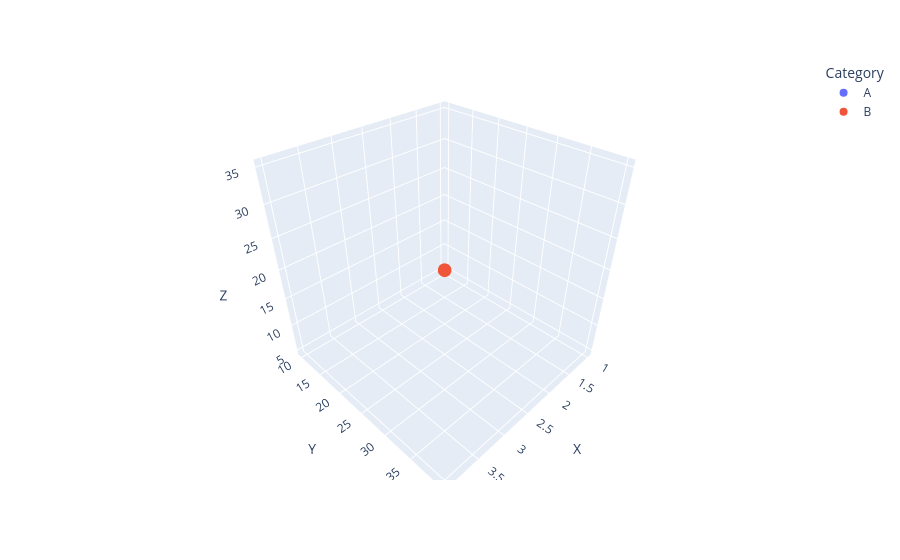

Write notebook code for a chart like this one.
### Code cell
df = pd.DataFrame({
    "X":[1,2,3,4],
    "Y":[10,20,30,40],
    "Z":[5,15,25,35],
    "Category":["A","B","A","B"]
})
fig = px.scatter_3d(df,x="X",y="Y",z="Z",color="Category")
fig.show()

### Figure 1 — Plotly figure (JSON) as saved in the notebook; plotly's stock layout.template omitted (floating-point values rounded to 4 significant figures)
{"data": [{"hovertemplate": "Category=A<br>X=%{x}<br>Y=%{y}<br>Z=%{z}<extra></extra>", "legendgroup": "A", "marker": {"color": "#636efa", "symbol": "circle"}, "mode": "markers", "name": "A", "scene": "scene", "showlegend": true, "type": "scatter3d", "x": [1, 3], "y": [10, 30], "z": [5, 25]}, {"hovertemplate": "Category=B<br>X=%{x}<br>Y=%{y}<br>Z=%{z}<extra></extra>", "legendgroup": "B", "marker": {"color": "#EF553B", "symbol": "circle"}, "mode": "markers", "name": "B", "scene": "scene", "showlegend": true, "type": "scatter3d", "x": [2, 4], "y": [20, 40], "z": [15, 35]}], "layout": {"legend": {"title": {"text": "Category"}, "tracegroupgap": 0}, "margin": {"t": 60}, "scene": {"domain": {"x": [0, 1], "y": [0, 1]}, "xaxis": {"title": {"text": "X"}}, "yaxis": {"title": {"text": "Y"}}, "zaxis": {"title": {"text": "Z"}}}}}
